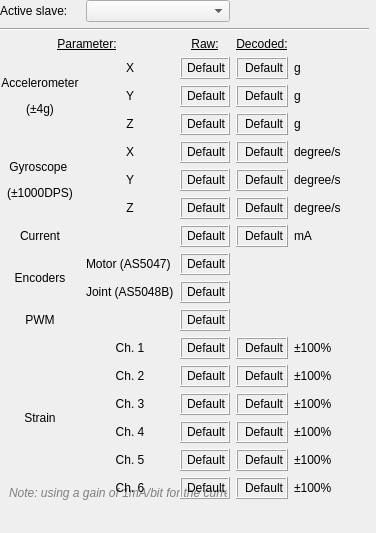
<?xml version="1.0" encoding="UTF-8"?>
<ui version="4.0">
 <class>W_Ricnu</class>
 <widget class="QWidget" name="W_Ricnu">
  <property name="geometry">
   <rect>
    <x>0</x>
    <y>0</y>
    <width>376</width>
    <height>533</height>
   </rect>
  </property>
  <property name="sizePolicy">
   <sizepolicy hsizetype="Fixed" vsizetype="Fixed">
    <horstretch>0</horstretch>
    <verstretch>0</verstretch>
   </sizepolicy>
  </property>
  <property name="minimumSize">
   <size>
    <width>0</width>
    <height>0</height>
   </size>
  </property>
  <property name="baseSize">
   <size>
    <width>425</width>
    <height>500</height>
   </size>
  </property>
  <property name="windowTitle">
   <string>Form</string>
  </property>
  <widget class="QLabel" name="label_25">
   <property name="geometry">
    <rect>
     <x>9</x>
     <y>485</y>
     <width>218</width>
     <height>16</height>
    </rect>
   </property>
   <property name="text">
    <string>&lt;html&gt;&lt;head/&gt;&lt;body&gt;&lt;p&gt;&lt;span style=&quot; font-style:italic; color:#7f7f7f;&quot;&gt;Note: using a gain of 1mA/bit for the current.&lt;/span&gt;&lt;/p&gt;&lt;/body&gt;&lt;/html&gt;</string>
   </property>
  </widget>
  <widget class="QWidget" name="">
   <layout class="QGridLayout" name="gridLayout_2">
    <property name="sizeConstraint">
     <enum>QLayout::SetDefaultConstraint</enum>
    </property>
    <property name="leftMargin">
     <number>0</number>
    </property>
    <property name="horizontalSpacing">
     <number>6</number>
    </property>
    <item row="7" column="4">
     <widget class="QLabel" name="label_imu_g_y">
      <property name="minimumSize">
       <size>
        <width>75</width>
        <height>0</height>
       </size>
      </property>
      <property name="maximumSize">
       <size>
        <width>75</width>
        <height>16777215</height>
       </size>
      </property>
      <property name="text">
       <string>degree/s</string>
      </property>
     </widget>
    </item>
    <item row="7" column="3">
     <widget class="QLabel" name="disp_gyroy_d">
      <property name="minimumSize">
       <size>
        <width>50</width>
        <height>22</height>
       </size>
      </property>
      <property name="maximumSize">
       <size>
        <width>200</width>
        <height>16777215</height>
       </size>
      </property>
      <property name="baseSize">
       <size>
        <width>50</width>
        <height>0</height>
       </size>
      </property>
      <property name="autoFillBackground">
       <bool>false</bool>
      </property>
      <property name="frameShape">
       <enum>QFrame::Box</enum>
      </property>
      <property name="frameShadow">
       <enum>QFrame::Raised</enum>
      </property>
      <property name="lineWidth">
       <number>1</number>
      </property>
      <property name="text">
       <string>Default</string>
      </property>
      <property name="alignment">
       <set>Qt::AlignRight|Qt::AlignTrailing|Qt::AlignVCenter</set>
      </property>
     </widget>
    </item>
    <item row="0" column="1" colspan="2">
     <widget class="QComboBox" name="comboBox_slave"/>
    </item>
    <item row="7" column="2">
     <widget class="QLabel" name="disp_gyroy">
      <property name="minimumSize">
       <size>
        <width>50</width>
        <height>22</height>
       </size>
      </property>
      <property name="maximumSize">
       <size>
        <width>200</width>
        <height>16777215</height>
       </size>
      </property>
      <property name="baseSize">
       <size>
        <width>50</width>
        <height>0</height>
       </size>
      </property>
      <property name="autoFillBackground">
       <bool>false</bool>
      </property>
      <property name="frameShape">
       <enum>QFrame::Box</enum>
      </property>
      <property name="frameShadow">
       <enum>QFrame::Raised</enum>
      </property>
      <property name="lineWidth">
       <number>1</number>
      </property>
      <property name="text">
       <string>Default</string>
      </property>
      <property name="alignment">
       <set>Qt::AlignRight|Qt::AlignTrailing|Qt::AlignVCenter</set>
      </property>
     </widget>
    </item>
    <item row="7" column="1">
     <widget class="QLabel" name="label_9">
      <property name="minimumSize">
       <size>
        <width>20</width>
        <height>0</height>
       </size>
      </property>
      <property name="text">
       <string>Y</string>
      </property>
      <property name="alignment">
       <set>Qt::AlignCenter</set>
      </property>
     </widget>
    </item>
    <item row="4" column="2">
     <widget class="QLabel" name="disp_accy">
      <property name="minimumSize">
       <size>
        <width>50</width>
        <height>22</height>
       </size>
      </property>
      <property name="maximumSize">
       <size>
        <width>200</width>
        <height>16777215</height>
       </size>
      </property>
      <property name="baseSize">
       <size>
        <width>50</width>
        <height>0</height>
       </size>
      </property>
      <property name="autoFillBackground">
       <bool>false</bool>
      </property>
      <property name="frameShape">
       <enum>QFrame::Box</enum>
      </property>
      <property name="frameShadow">
       <enum>QFrame::Raised</enum>
      </property>
      <property name="lineWidth">
       <number>1</number>
      </property>
      <property name="text">
       <string>Default</string>
      </property>
      <property name="alignment">
       <set>Qt::AlignRight|Qt::AlignTrailing|Qt::AlignVCenter</set>
      </property>
     </widget>
    </item>
    <item row="8" column="3">
     <widget class="QLabel" name="disp_gyroz_d">
      <property name="minimumSize">
       <size>
        <width>50</width>
        <height>22</height>
       </size>
      </property>
      <property name="maximumSize">
       <size>
        <width>200</width>
        <height>16777215</height>
       </size>
      </property>
      <property name="baseSize">
       <size>
        <width>50</width>
        <height>0</height>
       </size>
      </property>
      <property name="autoFillBackground">
       <bool>false</bool>
      </property>
      <property name="frameShape">
       <enum>QFrame::Box</enum>
      </property>
      <property name="frameShadow">
       <enum>QFrame::Raised</enum>
      </property>
      <property name="lineWidth">
       <number>1</number>
      </property>
      <property name="text">
       <string>Default</string>
      </property>
      <property name="alignment">
       <set>Qt::AlignRight|Qt::AlignTrailing|Qt::AlignVCenter</set>
      </property>
     </widget>
    </item>
    <item row="8" column="2">
     <widget class="QLabel" name="disp_gyroz">
      <property name="minimumSize">
       <size>
        <width>50</width>
        <height>22</height>
       </size>
      </property>
      <property name="maximumSize">
       <size>
        <width>200</width>
        <height>16777215</height>
       </size>
      </property>
      <property name="baseSize">
       <size>
        <width>50</width>
        <height>0</height>
       </size>
      </property>
      <property name="autoFillBackground">
       <bool>false</bool>
      </property>
      <property name="frameShape">
       <enum>QFrame::Box</enum>
      </property>
      <property name="frameShadow">
       <enum>QFrame::Raised</enum>
      </property>
      <property name="lineWidth">
       <number>1</number>
      </property>
      <property name="text">
       <string>Default</string>
      </property>
      <property name="alignment">
       <set>Qt::AlignRight|Qt::AlignTrailing|Qt::AlignVCenter</set>
      </property>
     </widget>
    </item>
    <item row="0" column="0">
     <widget class="QLabel" name="label_3">
      <property name="text">
       <string>Active slave:</string>
      </property>
     </widget>
    </item>
    <item row="8" column="1">
     <widget class="QLabel" name="label_7">
      <property name="minimumSize">
       <size>
        <width>20</width>
        <height>0</height>
       </size>
      </property>
      <property name="text">
       <string>Z</string>
      </property>
      <property name="alignment">
       <set>Qt::AlignCenter</set>
      </property>
     </widget>
    </item>
    <item row="6" column="4">
     <widget class="QLabel" name="label_imu_g_x">
      <property name="minimumSize">
       <size>
        <width>75</width>
        <height>0</height>
       </size>
      </property>
      <property name="maximumSize">
       <size>
        <width>75</width>
        <height>16777215</height>
       </size>
      </property>
      <property name="text">
       <string>degree/s</string>
      </property>
     </widget>
    </item>
    <item row="13" column="2">
     <widget class="QLabel" name="strain1">
      <property name="minimumSize">
       <size>
        <width>50</width>
        <height>22</height>
       </size>
      </property>
      <property name="maximumSize">
       <size>
        <width>200</width>
        <height>16777215</height>
       </size>
      </property>
      <property name="baseSize">
       <size>
        <width>50</width>
        <height>0</height>
       </size>
      </property>
      <property name="autoFillBackground">
       <bool>false</bool>
      </property>
      <property name="frameShape">
       <enum>QFrame::Box</enum>
      </property>
      <property name="frameShadow">
       <enum>QFrame::Raised</enum>
      </property>
      <property name="lineWidth">
       <number>1</number>
      </property>
      <property name="text">
       <string>Default</string>
      </property>
      <property name="alignment">
       <set>Qt::AlignRight|Qt::AlignTrailing|Qt::AlignVCenter</set>
      </property>
     </widget>
    </item>
    <item row="8" column="4">
     <widget class="QLabel" name="label_imu_g_z">
      <property name="minimumSize">
       <size>
        <width>75</width>
        <height>0</height>
       </size>
      </property>
      <property name="maximumSize">
       <size>
        <width>75</width>
        <height>16777215</height>
       </size>
      </property>
      <property name="text">
       <string>degree/s</string>
      </property>
     </widget>
    </item>
    <item row="9" column="0">
     <widget class="QLabel" name="label_13">
      <property name="minimumSize">
       <size>
        <width>80</width>
        <height>0</height>
       </size>
      </property>
      <property name="layoutDirection">
       <enum>Qt::LeftToRight</enum>
      </property>
      <property name="text">
       <string>Current</string>
      </property>
      <property name="alignment">
       <set>Qt::AlignCenter</set>
      </property>
     </widget>
    </item>
    <item row="9" column="4">
     <widget class="QLabel" name="label_4">
      <property name="minimumSize">
       <size>
        <width>75</width>
        <height>0</height>
       </size>
      </property>
      <property name="maximumSize">
       <size>
        <width>75</width>
        <height>16777215</height>
       </size>
      </property>
      <property name="text">
       <string>mA</string>
      </property>
     </widget>
    </item>
    <item row="14" column="3">
     <widget class="QLabel" name="strain2d">
      <property name="minimumSize">
       <size>
        <width>50</width>
        <height>22</height>
       </size>
      </property>
      <property name="maximumSize">
       <size>
        <width>200</width>
        <height>16777215</height>
       </size>
      </property>
      <property name="baseSize">
       <size>
        <width>50</width>
        <height>0</height>
       </size>
      </property>
      <property name="autoFillBackground">
       <bool>false</bool>
      </property>
      <property name="frameShape">
       <enum>QFrame::Box</enum>
      </property>
      <property name="frameShadow">
       <enum>QFrame::Raised</enum>
      </property>
      <property name="lineWidth">
       <number>1</number>
      </property>
      <property name="text">
       <string>Default</string>
      </property>
      <property name="alignment">
       <set>Qt::AlignRight|Qt::AlignTrailing|Qt::AlignVCenter</set>
      </property>
     </widget>
    </item>
    <item row="13" column="4">
     <widget class="QLabel" name="label_strain">
      <property name="minimumSize">
       <size>
        <width>75</width>
        <height>0</height>
       </size>
      </property>
      <property name="maximumSize">
       <size>
        <width>75</width>
        <height>16777215</height>
       </size>
      </property>
      <property name="text">
       <string>&lt;html&gt;&lt;head/&gt;&lt;body&gt;&lt;p&gt;±100%&lt;/p&gt;&lt;/body&gt;&lt;/html&gt;</string>
      </property>
     </widget>
    </item>
    <item row="9" column="2">
     <widget class="QLabel" name="disp_current">
      <property name="minimumSize">
       <size>
        <width>50</width>
        <height>22</height>
       </size>
      </property>
      <property name="maximumSize">
       <size>
        <width>200</width>
        <height>16777215</height>
       </size>
      </property>
      <property name="baseSize">
       <size>
        <width>50</width>
        <height>0</height>
       </size>
      </property>
      <property name="autoFillBackground">
       <bool>false</bool>
      </property>
      <property name="frameShape">
       <enum>QFrame::Box</enum>
      </property>
      <property name="frameShadow">
       <enum>QFrame::Raised</enum>
      </property>
      <property name="lineWidth">
       <number>1</number>
      </property>
      <property name="text">
       <string>Default</string>
      </property>
      <property name="alignment">
       <set>Qt::AlignRight|Qt::AlignTrailing|Qt::AlignVCenter</set>
      </property>
     </widget>
    </item>
    <item row="18" column="3">
     <widget class="QLabel" name="strain6d">
      <property name="minimumSize">
       <size>
        <width>50</width>
        <height>22</height>
       </size>
      </property>
      <property name="maximumSize">
       <size>
        <width>200</width>
        <height>16777215</height>
       </size>
      </property>
      <property name="baseSize">
       <size>
        <width>50</width>
        <height>0</height>
       </size>
      </property>
      <property name="autoFillBackground">
       <bool>false</bool>
      </property>
      <property name="frameShape">
       <enum>QFrame::Box</enum>
      </property>
      <property name="frameShadow">
       <enum>QFrame::Raised</enum>
      </property>
      <property name="lineWidth">
       <number>1</number>
      </property>
      <property name="text">
       <string>Default</string>
      </property>
      <property name="alignment">
       <set>Qt::AlignRight|Qt::AlignTrailing|Qt::AlignVCenter</set>
      </property>
     </widget>
    </item>
    <item row="13" column="3">
     <widget class="QLabel" name="strain1d">
      <property name="minimumSize">
       <size>
        <width>50</width>
        <height>22</height>
       </size>
      </property>
      <property name="maximumSize">
       <size>
        <width>200</width>
        <height>16777215</height>
       </size>
      </property>
      <property name="baseSize">
       <size>
        <width>50</width>
        <height>0</height>
       </size>
      </property>
      <property name="autoFillBackground">
       <bool>false</bool>
      </property>
      <property name="frameShape">
       <enum>QFrame::Box</enum>
      </property>
      <property name="frameShadow">
       <enum>QFrame::Raised</enum>
      </property>
      <property name="lineWidth">
       <number>1</number>
      </property>
      <property name="text">
       <string>Default</string>
      </property>
      <property name="alignment">
       <set>Qt::AlignRight|Qt::AlignTrailing|Qt::AlignVCenter</set>
      </property>
     </widget>
    </item>
    <item row="17" column="3">
     <widget class="QLabel" name="strain5d">
      <property name="minimumSize">
       <size>
        <width>50</width>
        <height>22</height>
       </size>
      </property>
      <property name="maximumSize">
       <size>
        <width>200</width>
        <height>16777215</height>
       </size>
      </property>
      <property name="baseSize">
       <size>
        <width>50</width>
        <height>0</height>
       </size>
      </property>
      <property name="autoFillBackground">
       <bool>false</bool>
      </property>
      <property name="frameShape">
       <enum>QFrame::Box</enum>
      </property>
      <property name="frameShadow">
       <enum>QFrame::Raised</enum>
      </property>
      <property name="lineWidth">
       <number>1</number>
      </property>
      <property name="text">
       <string>Default</string>
      </property>
      <property name="alignment">
       <set>Qt::AlignRight|Qt::AlignTrailing|Qt::AlignVCenter</set>
      </property>
     </widget>
    </item>
    <item row="15" column="3">
     <widget class="QLabel" name="strain3d">
      <property name="minimumSize">
       <size>
        <width>50</width>
        <height>22</height>
       </size>
      </property>
      <property name="maximumSize">
       <size>
        <width>200</width>
        <height>16777215</height>
       </size>
      </property>
      <property name="baseSize">
       <size>
        <width>50</width>
        <height>0</height>
       </size>
      </property>
      <property name="autoFillBackground">
       <bool>false</bool>
      </property>
      <property name="frameShape">
       <enum>QFrame::Box</enum>
      </property>
      <property name="frameShadow">
       <enum>QFrame::Raised</enum>
      </property>
      <property name="lineWidth">
       <number>1</number>
      </property>
      <property name="text">
       <string>Default</string>
      </property>
      <property name="alignment">
       <set>Qt::AlignRight|Qt::AlignTrailing|Qt::AlignVCenter</set>
      </property>
     </widget>
    </item>
    <item row="10" column="0" rowspan="2">
     <widget class="QLabel" name="label_14">
      <property name="minimumSize">
       <size>
        <width>80</width>
        <height>0</height>
       </size>
      </property>
      <property name="layoutDirection">
       <enum>Qt::LeftToRight</enum>
      </property>
      <property name="text">
       <string>Encoders</string>
      </property>
      <property name="alignment">
       <set>Qt::AlignCenter</set>
      </property>
     </widget>
    </item>
    <item row="11" column="1">
     <widget class="QLabel" name="label_16">
      <property name="text">
       <string>Joint (AS5048B)</string>
      </property>
     </widget>
    </item>
    <item row="16" column="3">
     <widget class="QLabel" name="strain4d">
      <property name="minimumSize">
       <size>
        <width>50</width>
        <height>22</height>
       </size>
      </property>
      <property name="maximumSize">
       <size>
        <width>200</width>
        <height>16777215</height>
       </size>
      </property>
      <property name="baseSize">
       <size>
        <width>50</width>
        <height>0</height>
       </size>
      </property>
      <property name="autoFillBackground">
       <bool>false</bool>
      </property>
      <property name="frameShape">
       <enum>QFrame::Box</enum>
      </property>
      <property name="frameShadow">
       <enum>QFrame::Raised</enum>
      </property>
      <property name="lineWidth">
       <number>1</number>
      </property>
      <property name="text">
       <string>Default</string>
      </property>
      <property name="alignment">
       <set>Qt::AlignRight|Qt::AlignTrailing|Qt::AlignVCenter</set>
      </property>
     </widget>
    </item>
    <item row="13" column="0" rowspan="6">
     <widget class="QLabel" name="label_11">
      <property name="minimumSize">
       <size>
        <width>80</width>
        <height>0</height>
       </size>
      </property>
      <property name="layoutDirection">
       <enum>Qt::LeftToRight</enum>
      </property>
      <property name="text">
       <string>Strain</string>
      </property>
      <property name="alignment">
       <set>Qt::AlignCenter</set>
      </property>
     </widget>
    </item>
    <item row="10" column="1">
     <widget class="QLabel" name="label_12">
      <property name="text">
       <string>Motor (AS5047)</string>
      </property>
     </widget>
    </item>
    <item row="13" column="1">
     <widget class="QLabel" name="label_17">
      <property name="layoutDirection">
       <enum>Qt::LeftToRight</enum>
      </property>
      <property name="text">
       <string>Ch. 1</string>
      </property>
      <property name="alignment">
       <set>Qt::AlignCenter</set>
      </property>
     </widget>
    </item>
    <item row="15" column="1">
     <widget class="QLabel" name="label_19">
      <property name="layoutDirection">
       <enum>Qt::LeftToRight</enum>
      </property>
      <property name="text">
       <string>Ch. 3</string>
      </property>
      <property name="alignment">
       <set>Qt::AlignCenter</set>
      </property>
     </widget>
    </item>
    <item row="14" column="1">
     <widget class="QLabel" name="label_18">
      <property name="layoutDirection">
       <enum>Qt::LeftToRight</enum>
      </property>
      <property name="text">
       <string>Ch. 2</string>
      </property>
      <property name="alignment">
       <set>Qt::AlignCenter</set>
      </property>
     </widget>
    </item>
    <item row="17" column="2">
     <widget class="QLabel" name="strain5">
      <property name="minimumSize">
       <size>
        <width>50</width>
        <height>22</height>
       </size>
      </property>
      <property name="maximumSize">
       <size>
        <width>200</width>
        <height>16777215</height>
       </size>
      </property>
      <property name="baseSize">
       <size>
        <width>50</width>
        <height>0</height>
       </size>
      </property>
      <property name="autoFillBackground">
       <bool>false</bool>
      </property>
      <property name="frameShape">
       <enum>QFrame::Box</enum>
      </property>
      <property name="frameShadow">
       <enum>QFrame::Raised</enum>
      </property>
      <property name="lineWidth">
       <number>1</number>
      </property>
      <property name="text">
       <string>Default</string>
      </property>
      <property name="alignment">
       <set>Qt::AlignRight|Qt::AlignTrailing|Qt::AlignVCenter</set>
      </property>
     </widget>
    </item>
    <item row="2" column="2">
     <widget class="QLabel" name="label_21">
      <property name="sizePolicy">
       <sizepolicy hsizetype="Minimum" vsizetype="Preferred">
        <horstretch>0</horstretch>
        <verstretch>0</verstretch>
       </sizepolicy>
      </property>
      <property name="minimumSize">
       <size>
        <width>50</width>
        <height>0</height>
       </size>
      </property>
      <property name="text">
       <string>&lt;html&gt;&lt;head/&gt;&lt;body&gt;&lt;p&gt;&lt;span style=&quot; text-decoration: underline;&quot;&gt;Raw:&lt;/span&gt;&lt;/p&gt;&lt;/body&gt;&lt;/html&gt;</string>
      </property>
      <property name="alignment">
       <set>Qt::AlignCenter</set>
      </property>
     </widget>
    </item>
    <item row="5" column="4">
     <widget class="QLabel" name="label_imu_a_z">
      <property name="minimumSize">
       <size>
        <width>75</width>
        <height>0</height>
       </size>
      </property>
      <property name="maximumSize">
       <size>
        <width>75</width>
        <height>16777215</height>
       </size>
      </property>
      <property name="text">
       <string>g</string>
      </property>
     </widget>
    </item>
    <item row="14" column="2">
     <widget class="QLabel" name="strain2">
      <property name="minimumSize">
       <size>
        <width>50</width>
        <height>22</height>
       </size>
      </property>
      <property name="maximumSize">
       <size>
        <width>200</width>
        <height>16777215</height>
       </size>
      </property>
      <property name="baseSize">
       <size>
        <width>50</width>
        <height>0</height>
       </size>
      </property>
      <property name="autoFillBackground">
       <bool>false</bool>
      </property>
      <property name="frameShape">
       <enum>QFrame::Box</enum>
      </property>
      <property name="frameShadow">
       <enum>QFrame::Raised</enum>
      </property>
      <property name="lineWidth">
       <number>1</number>
      </property>
      <property name="text">
       <string>Default</string>
      </property>
      <property name="alignment">
       <set>Qt::AlignRight|Qt::AlignTrailing|Qt::AlignVCenter</set>
      </property>
     </widget>
    </item>
    <item row="6" column="3">
     <widget class="QLabel" name="disp_gyrox_d">
      <property name="minimumSize">
       <size>
        <width>50</width>
        <height>22</height>
       </size>
      </property>
      <property name="maximumSize">
       <size>
        <width>200</width>
        <height>16777215</height>
       </size>
      </property>
      <property name="baseSize">
       <size>
        <width>50</width>
        <height>0</height>
       </size>
      </property>
      <property name="autoFillBackground">
       <bool>false</bool>
      </property>
      <property name="frameShape">
       <enum>QFrame::Box</enum>
      </property>
      <property name="frameShadow">
       <enum>QFrame::Raised</enum>
      </property>
      <property name="lineWidth">
       <number>1</number>
      </property>
      <property name="text">
       <string>Default</string>
      </property>
      <property name="alignment">
       <set>Qt::AlignRight|Qt::AlignTrailing|Qt::AlignVCenter</set>
      </property>
     </widget>
    </item>
    <item row="3" column="4">
     <widget class="QLabel" name="label_imu_a_x">
      <property name="sizePolicy">
       <sizepolicy hsizetype="Fixed" vsizetype="Preferred">
        <horstretch>0</horstretch>
        <verstretch>0</verstretch>
       </sizepolicy>
      </property>
      <property name="minimumSize">
       <size>
        <width>75</width>
        <height>0</height>
       </size>
      </property>
      <property name="maximumSize">
       <size>
        <width>75</width>
        <height>16777215</height>
       </size>
      </property>
      <property name="text">
       <string>&lt;html&gt;&lt;head/&gt;&lt;body&gt;&lt;p&gt;g&lt;/p&gt;&lt;/body&gt;&lt;/html&gt;</string>
      </property>
     </widget>
    </item>
    <item row="6" column="2">
     <widget class="QLabel" name="disp_gyrox">
      <property name="minimumSize">
       <size>
        <width>50</width>
        <height>22</height>
       </size>
      </property>
      <property name="maximumSize">
       <size>
        <width>200</width>
        <height>16777215</height>
       </size>
      </property>
      <property name="baseSize">
       <size>
        <width>50</width>
        <height>0</height>
       </size>
      </property>
      <property name="autoFillBackground">
       <bool>false</bool>
      </property>
      <property name="frameShape">
       <enum>QFrame::Box</enum>
      </property>
      <property name="frameShadow">
       <enum>QFrame::Raised</enum>
      </property>
      <property name="lineWidth">
       <number>1</number>
      </property>
      <property name="text">
       <string>Default</string>
      </property>
      <property name="alignment">
       <set>Qt::AlignRight|Qt::AlignTrailing|Qt::AlignVCenter</set>
      </property>
     </widget>
    </item>
    <item row="4" column="3">
     <widget class="QLabel" name="disp_accy_d">
      <property name="minimumSize">
       <size>
        <width>50</width>
        <height>22</height>
       </size>
      </property>
      <property name="maximumSize">
       <size>
        <width>200</width>
        <height>16777215</height>
       </size>
      </property>
      <property name="baseSize">
       <size>
        <width>50</width>
        <height>0</height>
       </size>
      </property>
      <property name="autoFillBackground">
       <bool>false</bool>
      </property>
      <property name="frameShape">
       <enum>QFrame::Box</enum>
      </property>
      <property name="frameShadow">
       <enum>QFrame::Raised</enum>
      </property>
      <property name="lineWidth">
       <number>1</number>
      </property>
      <property name="text">
       <string>Default</string>
      </property>
      <property name="alignment">
       <set>Qt::AlignRight|Qt::AlignTrailing|Qt::AlignVCenter</set>
      </property>
     </widget>
    </item>
    <item row="17" column="4">
     <widget class="QLabel" name="label_strain_5">
      <property name="minimumSize">
       <size>
        <width>75</width>
        <height>0</height>
       </size>
      </property>
      <property name="maximumSize">
       <size>
        <width>75</width>
        <height>16777215</height>
       </size>
      </property>
      <property name="text">
       <string>&lt;html&gt;&lt;head/&gt;&lt;body&gt;&lt;p&gt;±100%&lt;/p&gt;&lt;/body&gt;&lt;/html&gt;</string>
      </property>
     </widget>
    </item>
    <item row="11" column="2">
     <widget class="QLabel" name="enc_joint">
      <property name="minimumSize">
       <size>
        <width>50</width>
        <height>22</height>
       </size>
      </property>
      <property name="maximumSize">
       <size>
        <width>200</width>
        <height>16777215</height>
       </size>
      </property>
      <property name="baseSize">
       <size>
        <width>50</width>
        <height>0</height>
       </size>
      </property>
      <property name="autoFillBackground">
       <bool>false</bool>
      </property>
      <property name="frameShape">
       <enum>QFrame::Box</enum>
      </property>
      <property name="frameShadow">
       <enum>QFrame::Raised</enum>
      </property>
      <property name="lineWidth">
       <number>1</number>
      </property>
      <property name="text">
       <string>Default</string>
      </property>
      <property name="alignment">
       <set>Qt::AlignRight|Qt::AlignTrailing|Qt::AlignVCenter</set>
      </property>
     </widget>
    </item>
    <item row="15" column="4">
     <widget class="QLabel" name="label_strain_3">
      <property name="minimumSize">
       <size>
        <width>75</width>
        <height>0</height>
       </size>
      </property>
      <property name="maximumSize">
       <size>
        <width>75</width>
        <height>16777215</height>
       </size>
      </property>
      <property name="text">
       <string>&lt;html&gt;&lt;head/&gt;&lt;body&gt;&lt;p&gt;±100%&lt;/p&gt;&lt;/body&gt;&lt;/html&gt;</string>
      </property>
     </widget>
    </item>
    <item row="16" column="4">
     <widget class="QLabel" name="label_strain_4">
      <property name="minimumSize">
       <size>
        <width>75</width>
        <height>0</height>
       </size>
      </property>
      <property name="maximumSize">
       <size>
        <width>75</width>
        <height>16777215</height>
       </size>
      </property>
      <property name="text">
       <string>&lt;html&gt;&lt;head/&gt;&lt;body&gt;&lt;p&gt;±100%&lt;/p&gt;&lt;/body&gt;&lt;/html&gt;</string>
      </property>
     </widget>
    </item>
    <item row="16" column="1">
     <widget class="QLabel" name="label_20">
      <property name="layoutDirection">
       <enum>Qt::LeftToRight</enum>
      </property>
      <property name="text">
       <string>Ch. 4</string>
      </property>
      <property name="alignment">
       <set>Qt::AlignCenter</set>
      </property>
     </widget>
    </item>
    <item row="18" column="1">
     <widget class="QLabel" name="label_23">
      <property name="layoutDirection">
       <enum>Qt::LeftToRight</enum>
      </property>
      <property name="text">
       <string>Ch. 6</string>
      </property>
      <property name="alignment">
       <set>Qt::AlignCenter</set>
      </property>
     </widget>
    </item>
    <item row="18" column="4">
     <widget class="QLabel" name="label_strain_6">
      <property name="minimumSize">
       <size>
        <width>75</width>
        <height>0</height>
       </size>
      </property>
      <property name="maximumSize">
       <size>
        <width>75</width>
        <height>16777215</height>
       </size>
      </property>
      <property name="text">
       <string>&lt;html&gt;&lt;head/&gt;&lt;body&gt;&lt;p&gt;±100%&lt;/p&gt;&lt;/body&gt;&lt;/html&gt;</string>
      </property>
     </widget>
    </item>
    <item row="17" column="1">
     <widget class="QLabel" name="label_22">
      <property name="layoutDirection">
       <enum>Qt::LeftToRight</enum>
      </property>
      <property name="text">
       <string>Ch. 5</string>
      </property>
      <property name="alignment">
       <set>Qt::AlignCenter</set>
      </property>
     </widget>
    </item>
    <item row="10" column="2">
     <widget class="QLabel" name="enc_mot">
      <property name="minimumSize">
       <size>
        <width>50</width>
        <height>22</height>
       </size>
      </property>
      <property name="maximumSize">
       <size>
        <width>200</width>
        <height>16777215</height>
       </size>
      </property>
      <property name="baseSize">
       <size>
        <width>50</width>
        <height>0</height>
       </size>
      </property>
      <property name="autoFillBackground">
       <bool>false</bool>
      </property>
      <property name="frameShape">
       <enum>QFrame::Box</enum>
      </property>
      <property name="frameShadow">
       <enum>QFrame::Raised</enum>
      </property>
      <property name="lineWidth">
       <number>1</number>
      </property>
      <property name="text">
       <string>Default</string>
      </property>
      <property name="alignment">
       <set>Qt::AlignRight|Qt::AlignTrailing|Qt::AlignVCenter</set>
      </property>
     </widget>
    </item>
    <item row="9" column="3">
     <widget class="QLabel" name="disp_current_d">
      <property name="minimumSize">
       <size>
        <width>50</width>
        <height>22</height>
       </size>
      </property>
      <property name="maximumSize">
       <size>
        <width>200</width>
        <height>16777215</height>
       </size>
      </property>
      <property name="baseSize">
       <size>
        <width>50</width>
        <height>0</height>
       </size>
      </property>
      <property name="autoFillBackground">
       <bool>false</bool>
      </property>
      <property name="frameShape">
       <enum>QFrame::Box</enum>
      </property>
      <property name="frameShadow">
       <enum>QFrame::Raised</enum>
      </property>
      <property name="lineWidth">
       <number>1</number>
      </property>
      <property name="text">
       <string>Default</string>
      </property>
      <property name="alignment">
       <set>Qt::AlignRight|Qt::AlignTrailing|Qt::AlignVCenter</set>
      </property>
     </widget>
    </item>
    <item row="3" column="3">
     <widget class="QLabel" name="disp_accx_d">
      <property name="minimumSize">
       <size>
        <width>50</width>
        <height>22</height>
       </size>
      </property>
      <property name="maximumSize">
       <size>
        <width>200</width>
        <height>16777215</height>
       </size>
      </property>
      <property name="baseSize">
       <size>
        <width>50</width>
        <height>0</height>
       </size>
      </property>
      <property name="autoFillBackground">
       <bool>false</bool>
      </property>
      <property name="frameShape">
       <enum>QFrame::Box</enum>
      </property>
      <property name="frameShadow">
       <enum>QFrame::Raised</enum>
      </property>
      <property name="lineWidth">
       <number>1</number>
      </property>
      <property name="text">
       <string>Default</string>
      </property>
      <property name="alignment">
       <set>Qt::AlignRight|Qt::AlignTrailing|Qt::AlignVCenter</set>
      </property>
     </widget>
    </item>
    <item row="4" column="4">
     <widget class="QLabel" name="label_imu_a_y">
      <property name="minimumSize">
       <size>
        <width>75</width>
        <height>0</height>
       </size>
      </property>
      <property name="maximumSize">
       <size>
        <width>75</width>
        <height>16777215</height>
       </size>
      </property>
      <property name="text">
       <string>g</string>
      </property>
     </widget>
    </item>
    <item row="4" column="1">
     <widget class="QLabel" name="label_5">
      <property name="minimumSize">
       <size>
        <width>20</width>
        <height>0</height>
       </size>
      </property>
      <property name="text">
       <string>Y</string>
      </property>
      <property name="alignment">
       <set>Qt::AlignCenter</set>
      </property>
     </widget>
    </item>
    <item row="3" column="1">
     <widget class="QLabel" name="label_2">
      <property name="sizePolicy">
       <sizepolicy hsizetype="Preferred" vsizetype="Preferred">
        <horstretch>0</horstretch>
        <verstretch>0</verstretch>
       </sizepolicy>
      </property>
      <property name="minimumSize">
       <size>
        <width>25</width>
        <height>0</height>
       </size>
      </property>
      <property name="maximumSize">
       <size>
        <width>1000</width>
        <height>16777215</height>
       </size>
      </property>
      <property name="text">
       <string>X</string>
      </property>
      <property name="alignment">
       <set>Qt::AlignCenter</set>
      </property>
     </widget>
    </item>
    <item row="6" column="0" rowspan="3">
     <widget class="QLabel" name="label_10">
      <property name="minimumSize">
       <size>
        <width>80</width>
        <height>0</height>
       </size>
      </property>
      <property name="layoutDirection">
       <enum>Qt::LeftToRight</enum>
      </property>
      <property name="text">
       <string>&lt;html&gt;&lt;head/&gt;&lt;body&gt;&lt;p&gt;Gyroscope &lt;/p&gt;&lt;p&gt;(±1000DPS)&lt;/p&gt;&lt;/body&gt;&lt;/html&gt;</string>
      </property>
      <property name="alignment">
       <set>Qt::AlignCenter</set>
      </property>
     </widget>
    </item>
    <item row="5" column="2">
     <widget class="QLabel" name="disp_accz">
      <property name="minimumSize">
       <size>
        <width>50</width>
        <height>22</height>
       </size>
      </property>
      <property name="maximumSize">
       <size>
        <width>200</width>
        <height>16777215</height>
       </size>
      </property>
      <property name="baseSize">
       <size>
        <width>50</width>
        <height>0</height>
       </size>
      </property>
      <property name="autoFillBackground">
       <bool>false</bool>
      </property>
      <property name="frameShape">
       <enum>QFrame::Box</enum>
      </property>
      <property name="frameShadow">
       <enum>QFrame::Raised</enum>
      </property>
      <property name="lineWidth">
       <number>1</number>
      </property>
      <property name="text">
       <string>Default</string>
      </property>
      <property name="alignment">
       <set>Qt::AlignRight|Qt::AlignTrailing|Qt::AlignVCenter</set>
      </property>
     </widget>
    </item>
    <item row="5" column="1">
     <widget class="QLabel" name="label_6">
      <property name="minimumSize">
       <size>
        <width>20</width>
        <height>0</height>
       </size>
      </property>
      <property name="text">
       <string>Z</string>
      </property>
      <property name="alignment">
       <set>Qt::AlignCenter</set>
      </property>
     </widget>
    </item>
    <item row="5" column="3">
     <widget class="QLabel" name="disp_accz_d">
      <property name="minimumSize">
       <size>
        <width>50</width>
        <height>22</height>
       </size>
      </property>
      <property name="maximumSize">
       <size>
        <width>200</width>
        <height>16777215</height>
       </size>
      </property>
      <property name="baseSize">
       <size>
        <width>50</width>
        <height>0</height>
       </size>
      </property>
      <property name="autoFillBackground">
       <bool>false</bool>
      </property>
      <property name="frameShape">
       <enum>QFrame::Box</enum>
      </property>
      <property name="frameShadow">
       <enum>QFrame::Raised</enum>
      </property>
      <property name="lineWidth">
       <number>1</number>
      </property>
      <property name="text">
       <string>Default</string>
      </property>
      <property name="alignment">
       <set>Qt::AlignRight|Qt::AlignTrailing|Qt::AlignVCenter</set>
      </property>
     </widget>
    </item>
    <item row="6" column="1">
     <widget class="QLabel" name="label_8">
      <property name="minimumSize">
       <size>
        <width>20</width>
        <height>0</height>
       </size>
      </property>
      <property name="text">
       <string>X</string>
      </property>
      <property name="alignment">
       <set>Qt::AlignCenter</set>
      </property>
     </widget>
    </item>
    <item row="3" column="2">
     <widget class="QLabel" name="disp_accx">
      <property name="minimumSize">
       <size>
        <width>50</width>
        <height>22</height>
       </size>
      </property>
      <property name="maximumSize">
       <size>
        <width>200</width>
        <height>16777215</height>
       </size>
      </property>
      <property name="baseSize">
       <size>
        <width>50</width>
        <height>0</height>
       </size>
      </property>
      <property name="autoFillBackground">
       <bool>false</bool>
      </property>
      <property name="frameShape">
       <enum>QFrame::Box</enum>
      </property>
      <property name="frameShadow">
       <enum>QFrame::Raised</enum>
      </property>
      <property name="lineWidth">
       <number>1</number>
      </property>
      <property name="text">
       <string>Default</string>
      </property>
      <property name="alignment">
       <set>Qt::AlignRight|Qt::AlignTrailing|Qt::AlignVCenter</set>
      </property>
     </widget>
    </item>
    <item row="1" column="0" colspan="5">
     <widget class="Line" name="line">
      <property name="orientation">
       <enum>Qt::Horizontal</enum>
      </property>
     </widget>
    </item>
    <item row="3" column="0" rowspan="3">
     <widget class="QLabel" name="label">
      <property name="sizePolicy">
       <sizepolicy hsizetype="Fixed" vsizetype="Preferred">
        <horstretch>0</horstretch>
        <verstretch>0</verstretch>
       </sizepolicy>
      </property>
      <property name="minimumSize">
       <size>
        <width>80</width>
        <height>0</height>
       </size>
      </property>
      <property name="maximumSize">
       <size>
        <width>80</width>
        <height>16777215</height>
       </size>
      </property>
      <property name="layoutDirection">
       <enum>Qt::LeftToRight</enum>
      </property>
      <property name="text">
       <string>&lt;html&gt;&lt;head/&gt;&lt;body&gt;&lt;p&gt;Accelerometer&lt;/p&gt;&lt;p&gt;(±4g)&lt;/p&gt;&lt;/body&gt;&lt;/html&gt;</string>
      </property>
      <property name="alignment">
       <set>Qt::AlignCenter</set>
      </property>
     </widget>
    </item>
    <item row="2" column="3">
     <widget class="QLabel" name="label_28">
      <property name="text">
       <string>&lt;html&gt;&lt;head/&gt;&lt;body&gt;&lt;p&gt;&lt;span style=&quot; text-decoration: underline;&quot;&gt;Decoded:&lt;/span&gt;&lt;/p&gt;&lt;/body&gt;&lt;/html&gt;</string>
      </property>
      <property name="alignment">
       <set>Qt::AlignCenter</set>
      </property>
     </widget>
    </item>
    <item row="2" column="0" colspan="2">
     <widget class="QLabel" name="label_24">
      <property name="text">
       <string>&lt;html&gt;&lt;head/&gt;&lt;body&gt;&lt;p align=&quot;center&quot;&gt;&lt;span style=&quot; text-decoration: underline;&quot;&gt;Parameter:&lt;/span&gt;&lt;/p&gt;&lt;/body&gt;&lt;/html&gt;</string>
      </property>
     </widget>
    </item>
    <item row="16" column="2">
     <widget class="QLabel" name="strain4">
      <property name="minimumSize">
       <size>
        <width>50</width>
        <height>22</height>
       </size>
      </property>
      <property name="maximumSize">
       <size>
        <width>200</width>
        <height>16777215</height>
       </size>
      </property>
      <property name="baseSize">
       <size>
        <width>50</width>
        <height>0</height>
       </size>
      </property>
      <property name="autoFillBackground">
       <bool>false</bool>
      </property>
      <property name="frameShape">
       <enum>QFrame::Box</enum>
      </property>
      <property name="frameShadow">
       <enum>QFrame::Raised</enum>
      </property>
      <property name="lineWidth">
       <number>1</number>
      </property>
      <property name="text">
       <string>Default</string>
      </property>
      <property name="alignment">
       <set>Qt::AlignRight|Qt::AlignTrailing|Qt::AlignVCenter</set>
      </property>
     </widget>
    </item>
    <item row="18" column="2">
     <widget class="QLabel" name="strain6">
      <property name="minimumSize">
       <size>
        <width>50</width>
        <height>22</height>
       </size>
      </property>
      <property name="maximumSize">
       <size>
        <width>200</width>
        <height>16777215</height>
       </size>
      </property>
      <property name="baseSize">
       <size>
        <width>50</width>
        <height>0</height>
       </size>
      </property>
      <property name="autoFillBackground">
       <bool>false</bool>
      </property>
      <property name="frameShape">
       <enum>QFrame::Box</enum>
      </property>
      <property name="frameShadow">
       <enum>QFrame::Raised</enum>
      </property>
      <property name="lineWidth">
       <number>1</number>
      </property>
      <property name="text">
       <string>Default</string>
      </property>
      <property name="alignment">
       <set>Qt::AlignRight|Qt::AlignTrailing|Qt::AlignVCenter</set>
      </property>
     </widget>
    </item>
    <item row="15" column="2">
     <widget class="QLabel" name="strain3">
      <property name="minimumSize">
       <size>
        <width>50</width>
        <height>22</height>
       </size>
      </property>
      <property name="maximumSize">
       <size>
        <width>200</width>
        <height>16777215</height>
       </size>
      </property>
      <property name="baseSize">
       <size>
        <width>50</width>
        <height>0</height>
       </size>
      </property>
      <property name="autoFillBackground">
       <bool>false</bool>
      </property>
      <property name="frameShape">
       <enum>QFrame::Box</enum>
      </property>
      <property name="frameShadow">
       <enum>QFrame::Raised</enum>
      </property>
      <property name="lineWidth">
       <number>1</number>
      </property>
      <property name="text">
       <string>Default</string>
      </property>
      <property name="alignment">
       <set>Qt::AlignRight|Qt::AlignTrailing|Qt::AlignVCenter</set>
      </property>
     </widget>
    </item>
    <item row="14" column="4">
     <widget class="QLabel" name="label_strain_2">
      <property name="minimumSize">
       <size>
        <width>75</width>
        <height>0</height>
       </size>
      </property>
      <property name="maximumSize">
       <size>
        <width>75</width>
        <height>16777215</height>
       </size>
      </property>
      <property name="text">
       <string>&lt;html&gt;&lt;head/&gt;&lt;body&gt;&lt;p&gt;±100%&lt;/p&gt;&lt;/body&gt;&lt;/html&gt;</string>
      </property>
     </widget>
    </item>
    <item row="12" column="0">
     <widget class="QLabel" name="label_15">
      <property name="minimumSize">
       <size>
        <width>80</width>
        <height>0</height>
       </size>
      </property>
      <property name="layoutDirection">
       <enum>Qt::LeftToRight</enum>
      </property>
      <property name="text">
       <string>PWM</string>
      </property>
      <property name="alignment">
       <set>Qt::AlignCenter</set>
      </property>
     </widget>
    </item>
    <item row="12" column="2">
     <widget class="QLabel" name="pwm">
      <property name="minimumSize">
       <size>
        <width>50</width>
        <height>22</height>
       </size>
      </property>
      <property name="maximumSize">
       <size>
        <width>200</width>
        <height>16777215</height>
       </size>
      </property>
      <property name="baseSize">
       <size>
        <width>50</width>
        <height>0</height>
       </size>
      </property>
      <property name="autoFillBackground">
       <bool>false</bool>
      </property>
      <property name="frameShape">
       <enum>QFrame::Box</enum>
      </property>
      <property name="frameShadow">
       <enum>QFrame::Raised</enum>
      </property>
      <property name="lineWidth">
       <number>1</number>
      </property>
      <property name="text">
       <string>Default</string>
      </property>
      <property name="alignment">
       <set>Qt::AlignRight|Qt::AlignTrailing|Qt::AlignVCenter</set>
      </property>
     </widget>
    </item>
   </layout>
  </widget>
 </widget>
 <resources/>
 <connections/>
</ui>
